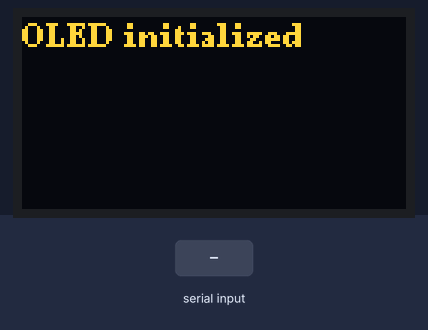
Simulated run of this sketch. Board: ESP32. Parts: 128×64 one-colour display. Inputs (shaded band) come from the test bench. The OLED is the two-colour kind (top 16 rows yellow).

Above: at 1.2 s.
1.3 s: "SHUTDOWN" received over Serial
At 2.4 s:
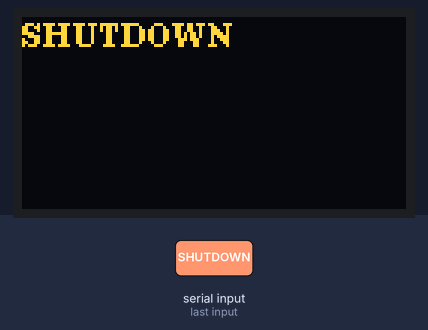
4.3 s: "CPU:" received over Serial
At 5.9 s:
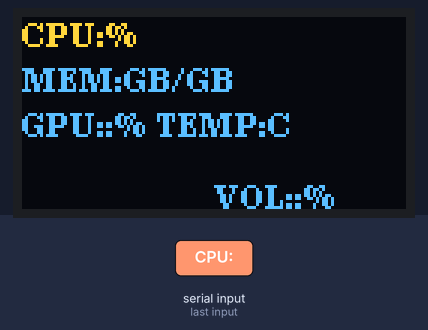
6.2 s: ",MEM_RAW:" received over Serial
At 7.4 s:
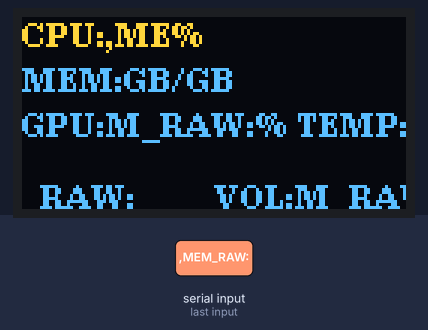
8.1 s: "MEM_RAW:" received over Serial
At 8.8 s:
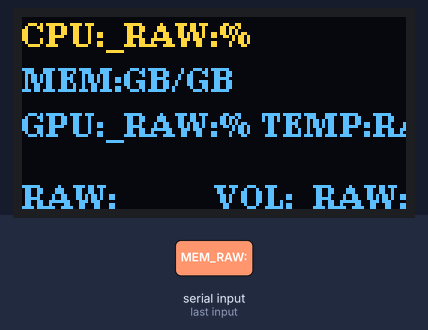
10.0 s: ",MEM_TOTAL:" received over Serial
At 11.5 s:
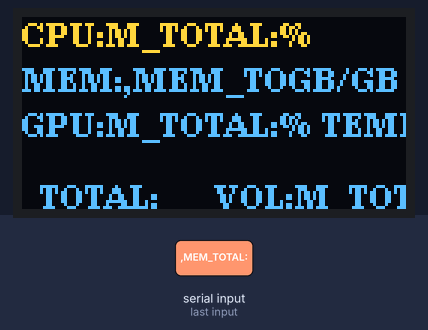
11.9 s: "MEM_TOTAL:" received over Serial
At 12.9 s:
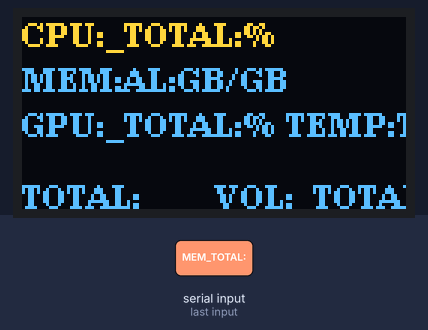
Timing chart, 0 to 14.8 s (numbered marks = the images above; inputs shaded):
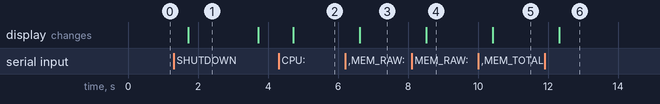

Measured:
- after the input at 1.3 s, the display: changes after 0.43 s (image 1)
- after the input at 4.3 s, the display: changes after 0.43 s (image 2)
- after the input at 6.2 s, the display: changes after 0.43 s (image 3)
- after the input at 8.1 s, the display: changes after 0.43 s (image 4)
- after the input at 10.0 s, the display: changes after 0.43 s (image 5)
- after the input at 11.9 s, the display: changes after 0.43 s (image 6)
- what the display in image 1 shows lasts 2.0 s, from 1.7 s to 3.7 s

The sketch:

esp32.ino
```cpp
#include <Wire.h>
#include <U8g2lib.h>

#define SDA_PIN 21
#define SCL_PIN 22

// Define the I2C pins for the OLED display with screen resolution 128x64
U8G2_SH1106_128X64_NONAME_F_SW_I2C u8g2(U8G2_R0, /* clock=*/SCL_PIN, /* data=*/SDA_PIN, /* reset=*/U8X8_PIN_NONE);

void setup()
{
    Serial.begin(9600);
    Serial.setTimeout(400);
    u8g2.begin();
    u8g2.clearBuffer();
    u8g2.setFont(u8g2_font_ncenB08_tr);
    u8g2.drawStr(0, 10, "OLED initialized");
    u8g2.sendBuffer();
}

void loop()
{
    u8g2.print("Waiting for data...");
    if (Serial.available())
    {
        String data = Serial.readString();

        if (data.indexOf("SHUTDOWN") != -1)
        {
            u8g2.clearBuffer();
            u8g2.setCursor(0, 10);
            u8g2.print("SHUTDOWN");
            u8g2.sendBuffer();
            delay(2000);
            u8g2.setPowerSave(1);
            return;
        }

        u8g2.setPowerSave(0);

        // Extract CPU, Memory, GPU, and Temperature information from the serial data
        String cpuInfo = data.substring(data.indexOf("CPU:") + 4, data.indexOf(",MEM_RAW:"));
        String memInfo = data.substring(data.indexOf("MEM_RAW:") + 8, data.indexOf(",MEM_TOTAL:"));
        String memTotalInfo = data.substring(data.indexOf("MEM_TOTAL:") + 10, data.indexOf(",GPU:"));
        String gpuInfo = data.substring(data.indexOf("GPU:") + 4, data.indexOf(",TEMP:"));
        String tempInfo = data.substring(data.indexOf("TEMP:") + 5, data.indexOf(",TIME:"));
        String timeInfo = data.substring(data.indexOf("TIME:") + 5, data.indexOf(",VOL:"));
        String volInfo = data.substring(data.indexOf("VOL:") + 4);
        // Display CPU, Memory, GPU, and Temperature information on the OLED screen
        u8g2.clearBuffer();
        u8g2.setCursor(0, 10);
        u8g2.print("CPU:" + cpuInfo + "%");
        u8g2.setCursor(0, 25);
        u8g2.print("MEM:" + memInfo + "GB/" + memTotalInfo + "GB");
        u8g2.setCursor(0, 40);
        u8g2.print("GPU:" + gpuInfo + "%" + " TEMP:" + tempInfo + "°C");
        u8g2.setCursor(0, 64);
        u8g2.print(timeInfo);
        u8g2.setCursor(64, 64);
        u8g2.print("VOL:" + volInfo + "%");
        u8g2.sendBuffer();
    }
}
```
